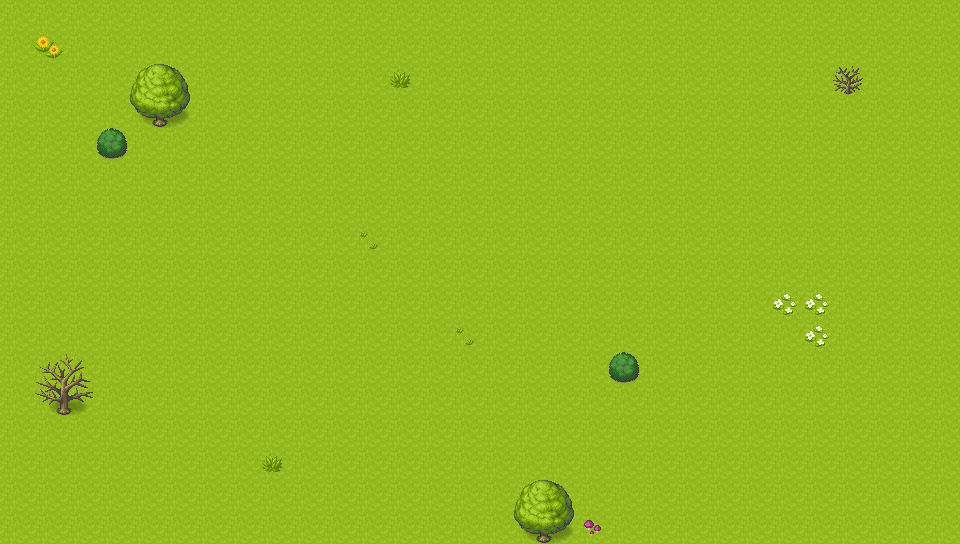

This is a level from a 2D game, rendered from its Tiled map with the project's own tilesets. A one-line summary and the complete map file follow:
An orthogonal 30x17 tile map with 32x32 px tiles, 4 tile layers (floor, water, decorations, obstacles).

<map version="1.9" tiledversion="1.9.2" orientation="orthogonal" renderorder="right-down" width="30" height="17" tilewidth="32" tileheight="32" infinite="0" nextlayerid="5" nextobjectid="1">
 <tileset firstgid="1" source="[Base]BaseChip_pipo.tsx" />
 <layer id="1" name="floor" width="30" height="17">
  <data encoding="csv">
1,1,1,1,1,1,1,1,1,1,1,1,1,1,1,1,1,1,1,1,1,1,1,1,1,1,1,1,1,1,
1,1,1,1,1,1,1,1,1,1,1,1,1,1,1,1,1,1,1,1,1,1,1,1,1,1,1,1,1,1,
1,1,1,1,1,1,1,1,1,1,1,1,1,1,1,1,1,1,1,1,1,1,1,1,1,1,1,1,1,1,
1,1,1,1,1,1,1,1,1,1,1,1,1,1,1,1,1,1,1,1,1,1,1,1,1,1,1,1,1,1,
1,1,1,1,1,1,1,1,1,1,1,1,1,1,1,1,1,1,1,1,1,1,1,1,1,1,1,1,1,1,
1,1,1,1,1,1,1,1,1,1,1,1,1,1,1,1,1,1,1,1,1,1,1,1,1,1,1,1,1,1,
1,1,1,1,1,1,1,1,1,1,1,1,1,1,1,1,1,1,1,1,1,1,1,1,1,1,1,1,1,1,
1,1,1,1,1,1,1,1,1,1,1,1,1,1,1,1,1,1,1,1,1,1,1,1,1,1,1,1,1,1,
1,1,1,1,1,1,1,1,1,1,1,1,1,1,1,1,1,1,1,1,1,1,1,1,1,1,1,1,1,1,
1,1,1,1,1,1,1,1,1,1,1,1,1,1,1,1,1,1,1,1,1,1,1,1,1,1,1,1,1,1,
1,1,1,1,1,1,1,1,1,1,1,1,1,1,1,1,1,1,1,1,1,1,1,1,1,1,1,1,1,1,
1,1,1,1,1,1,1,1,1,1,1,1,1,1,1,1,1,1,1,1,1,1,1,1,1,1,1,1,1,1,
1,1,1,1,1,1,1,1,1,1,1,1,1,1,1,1,1,1,1,1,1,1,1,1,1,1,1,1,1,1,
1,1,1,1,1,1,1,1,1,1,1,1,1,1,1,1,1,1,1,1,1,1,1,1,1,1,1,1,1,1,
1,1,1,1,1,1,1,1,1,1,1,1,1,1,1,1,1,1,1,1,1,1,1,1,1,1,1,1,1,1,
1,1,1,1,1,1,1,1,1,1,1,1,1,1,1,1,1,1,1,1,1,1,1,1,1,1,1,1,1,1,
1,1,1,1,1,1,1,1,1,1,1,1,1,1,1,1,1,1,1,1,1,1,1,1,1,1,1,1,1,1
</data>
 </layer>
 <layer id="4" name="water" width="30" height="17">
  <data encoding="csv">
0,0,0,0,0,0,0,0,0,0,0,0,0,0,0,0,0,0,0,0,0,0,0,0,0,0,0,0,0,0,
0,0,0,0,0,0,0,0,0,0,0,0,0,0,0,0,0,0,0,0,0,0,0,0,0,0,0,0,0,0,
0,0,0,0,0,0,0,0,0,0,0,0,0,0,0,0,0,0,0,0,0,0,0,0,0,0,0,0,0,0,
0,0,0,0,0,0,0,0,0,0,0,0,0,0,0,0,0,0,0,0,0,0,0,0,0,0,0,0,0,0,
0,0,0,0,0,0,0,0,0,0,0,0,0,0,0,0,0,0,0,0,0,0,0,0,0,0,0,0,0,0,
0,0,0,0,0,0,0,0,0,0,0,0,0,0,0,0,0,0,0,0,0,0,0,0,0,0,0,0,0,0,
0,0,0,0,0,0,0,0,0,0,0,0,0,0,0,0,0,0,0,0,0,0,0,0,0,0,0,0,0,0,
0,0,0,0,0,0,0,0,0,0,0,0,0,0,0,0,0,0,0,0,0,0,0,0,0,0,0,0,0,0,
0,0,0,0,0,0,0,0,0,0,0,0,0,0,0,0,0,0,0,0,0,0,0,0,0,0,0,0,0,0,
0,0,0,0,0,0,0,0,0,0,0,0,0,0,0,0,0,0,0,0,0,0,0,0,0,0,0,0,0,0,
0,0,0,0,0,0,0,0,0,0,0,0,0,0,0,0,0,0,0,0,0,0,0,0,0,0,0,0,0,0,
0,0,0,0,0,0,0,0,0,0,0,0,0,0,0,0,0,0,0,0,0,0,0,0,0,0,0,0,0,0,
0,0,0,0,0,0,0,0,0,0,0,0,0,0,0,0,0,0,0,0,0,0,0,0,0,0,0,0,0,0,
0,0,0,0,0,0,0,0,0,0,0,0,0,0,0,0,0,0,0,0,0,0,0,0,0,0,0,0,0,0,
0,0,0,0,0,0,0,0,0,0,0,0,0,0,0,0,0,0,0,0,0,0,0,0,0,0,0,0,0,0,
0,0,0,0,0,0,0,0,0,0,0,0,0,0,0,0,0,0,0,0,0,0,0,0,0,0,0,0,0,0,
0,0,0,0,0,0,0,0,0,0,0,0,0,0,0,0,0,0,0,0,0,0,0,0,0,0,0,0,0,0
</data>
 </layer>
 <layer id="3" name="decorations" width="30" height="17">
  <data encoding="csv">
0,0,0,0,0,0,0,0,0,0,0,0,0,0,0,0,0,0,0,0,0,0,0,0,0,0,0,0,0,0,
0,56,0,0,0,0,0,0,0,0,0,0,0,0,0,0,0,0,0,0,0,0,0,0,0,0,0,0,0,0,
0,0,0,0,0,0,0,0,0,0,0,0,49,0,0,0,0,0,0,0,0,0,0,0,0,0,0,0,0,0,
0,0,0,0,0,0,0,0,0,0,0,0,0,0,0,0,0,0,0,0,0,0,0,0,0,0,0,0,0,0,
0,0,0,0,0,0,0,0,0,0,0,0,0,0,0,0,0,0,0,0,0,0,0,0,0,0,0,0,0,0,
0,0,0,0,0,0,0,0,0,0,0,0,0,0,0,0,0,0,0,0,0,0,0,0,0,0,0,0,0,0,
0,0,0,0,0,0,0,0,0,0,0,0,0,0,0,0,0,0,0,0,0,0,0,0,0,0,0,0,0,0,
0,0,0,0,0,0,0,0,0,0,0,50,0,0,0,0,0,0,0,0,0,0,0,0,0,0,0,0,0,0,
0,0,0,0,0,0,0,0,0,0,0,0,0,0,0,0,0,0,0,0,0,0,0,0,0,0,0,0,0,0,
0,0,0,0,0,0,0,0,0,0,0,0,0,0,0,0,0,0,0,0,0,0,0,0,53,53,0,0,0,0,
0,0,0,0,0,0,0,0,0,0,0,0,0,0,50,0,0,0,0,0,0,0,0,0,0,53,0,0,0,0,
0,0,0,0,0,0,0,0,0,0,0,0,0,0,0,0,0,0,0,0,0,0,0,0,0,0,0,0,0,0,
0,0,0,0,0,0,0,0,0,0,0,0,0,0,0,0,0,0,0,0,0,0,0,0,0,0,0,0,0,0,
0,0,0,0,0,0,0,0,0,0,0,0,0,0,0,0,0,0,0,0,0,0,0,0,0,0,0,0,0,0,
0,0,0,0,0,0,0,0,49,0,0,0,0,0,0,0,0,0,0,0,0,0,0,0,0,0,0,0,0,0,
0,0,0,0,0,0,0,0,0,0,0,0,0,0,0,0,0,0,0,0,0,0,0,0,0,0,0,0,0,0,
0,0,0,0,0,0,0,0,0,0,0,0,0,0,0,0,0,0,58,0,0,0,0,0,0,0,0,0,0,0
</data>
 </layer>
 <layer id="2" name="obstacles" width="30" height="17">
  <data encoding="csv">
0,0,0,0,0,0,0,0,0,0,0,0,0,0,0,0,0,0,0,0,0,0,0,0,0,0,0,0,0,0,
0,0,0,0,0,0,0,0,0,0,0,0,0,0,0,0,0,0,0,0,0,0,0,0,0,0,0,0,0,0,
0,0,0,0,9,10,0,0,0,0,0,0,0,0,0,0,0,0,0,0,0,0,0,0,0,0,44,0,0,0,
0,0,0,0,17,18,0,0,0,0,0,0,0,0,0,0,0,0,0,0,0,0,0,0,0,0,0,0,0,0,
0,0,0,42,0,0,0,0,0,0,0,0,0,0,0,0,0,0,0,0,0,0,0,0,0,0,0,0,0,0,
0,0,0,0,0,0,0,0,0,0,0,0,0,0,0,0,0,0,0,0,0,0,0,0,0,0,0,0,0,0,
0,0,0,0,0,0,0,0,0,0,0,0,0,0,0,0,0,0,0,0,0,0,0,0,0,0,0,0,0,0,
0,0,0,0,0,0,0,0,0,0,0,0,0,0,0,0,0,0,0,0,0,0,0,0,0,0,0,0,0,0,
0,0,0,0,0,0,0,0,0,0,0,0,0,0,0,0,0,0,0,0,0,0,0,0,0,0,0,0,0,0,
0,0,0,0,0,0,0,0,0,0,0,0,0,0,0,0,0,0,0,0,0,0,0,0,0,0,0,0,0,0,
0,0,0,0,0,0,0,0,0,0,0,0,0,0,0,0,0,0,0,0,0,0,0,0,0,0,0,0,0,0,
0,15,16,0,0,0,0,0,0,0,0,0,0,0,0,0,0,0,0,42,0,0,0,0,0,0,0,0,0,0,
0,23,24,0,0,0,0,0,0,0,0,0,0,0,0,0,0,0,0,0,0,0,0,0,0,0,0,0,0,0,
0,0,0,0,0,0,0,0,0,0,0,0,0,0,0,0,0,0,0,0,0,0,0,0,0,0,0,0,0,0,
0,0,0,0,0,0,0,0,0,0,0,0,0,0,0,0,0,0,0,0,0,0,0,0,0,0,0,0,0,0,
0,0,0,0,0,0,0,0,0,0,0,0,0,0,0,0,9,10,0,0,0,0,0,0,0,0,0,0,0,0,
0,0,0,0,0,0,0,0,0,0,0,0,0,0,0,0,17,18,0,0,0,0,0,0,0,0,0,0,0,0
</data>
 </layer>
</map>
